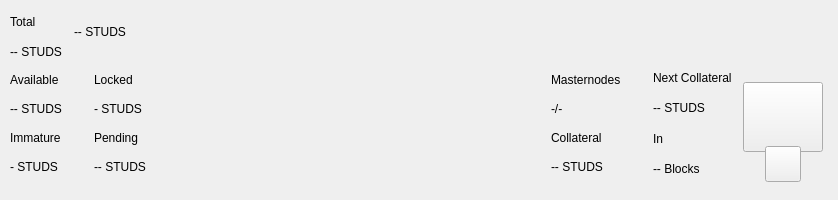
<?xml version="1.0" encoding="UTF-8"?>
<ui version="4.0">
 <class>TopBar</class>
 <widget class="QWidget" name="TopBar">
  <property name="geometry">
   <rect>
    <x>0</x>
    <y>0</y>
    <width>838</width>
    <height>200</height>
   </rect>
  </property>
  <property name="minimumSize">
   <size>
    <width>0</width>
    <height>200</height>
   </size>
  </property>
  <property name="maximumSize">
   <size>
    <width>16777215</width>
    <height>200</height>
   </size>
  </property>
  <property name="windowTitle">
   <string>Form</string>
  </property>
  <layout class="QVBoxLayout" name="verticalLayout_10" stretch="0">
   <property name="spacing">
    <number>0</number>
   </property>
   <property name="leftMargin">
    <number>0</number>
   </property>
   <property name="topMargin">
    <number>0</number>
   </property>
   <property name="rightMargin">
    <number>0</number>
   </property>
   <property name="bottomMargin">
    <number>0</number>
   </property>
   <item>
    <widget class="PFBorderImage" name="containerTop">
     <layout class="QVBoxLayout" name="verticalLayout_11">
      <property name="spacing">
       <number>0</number>
      </property>
      <property name="leftMargin">
       <number>0</number>
      </property>
      <property name="topMargin">
       <number>0</number>
      </property>
      <property name="rightMargin">
       <number>0</number>
      </property>
      <property name="bottomMargin">
       <number>0</number>
      </property>
      <item>
       <widget class="QWidget" name="top_container_2" native="true">
        <property name="minimumSize">
         <size>
          <width>0</width>
          <height>65</height>
         </size>
        </property>
        <layout class="QHBoxLayout" name="top_container">
         <property name="spacing">
          <number>0</number>
         </property>
         <property name="leftMargin">
          <number>10</number>
         </property>
         <property name="topMargin">
          <number>0</number>
         </property>
         <property name="rightMargin">
          <number>10</number>
         </property>
         <property name="bottomMargin">
          <number>0</number>
         </property>
         <item>
          <layout class="QHBoxLayout" name="horizontalLayout_4">
           <property name="spacing">
            <number>12</number>
           </property>
           <property name="rightMargin">
            <number>0</number>
           </property>
           <item>
            <widget class="QWidget" name="widgetAmount" native="true">
             <layout class="QVBoxLayout" name="verticalLayout_2">
              <property name="spacing">
               <number>2</number>
              </property>
              <property name="leftMargin">
               <number>0</number>
              </property>
              <property name="topMargin">
               <number>8</number>
              </property>
              <property name="rightMargin">
               <number>0</number>
              </property>
              <property name="bottomMargin">
               <number>0</number>
              </property>
              <item>
               <widget class="QLabel" name="labelTitle1">
                <property name="text">
                 <string>Total</string>
                </property>
               </widget>
              </item>
              <item>
               <widget class="QLabel" name="labelAmountPiv">
                <property name="text">
                 <string notr="true">-- STUDS</string>
                </property>
               </widget>
              </item>
             </layout>
            </widget>
           </item>
           <item alignment="Qt::AlignVCenter">
            <widget class="QWidget" name="widgetTopAmount" native="true">
             <property name="sizePolicy">
              <sizepolicy hsizetype="Preferred" vsizetype="Maximum">
               <horstretch>0</horstretch>
               <verstretch>0</verstretch>
              </sizepolicy>
             </property>
             <layout class="QHBoxLayout" name="horizontalLayout_5">
              <property name="spacing">
               <number>0</number>
              </property>
              <property name="leftMargin">
               <number>0</number>
              </property>
              <property name="topMargin">
               <number>0</number>
              </property>
              <property name="rightMargin">
               <number>0</number>
              </property>
              <property name="bottomMargin">
               <number>0</number>
              </property>
              <item alignment="Qt::AlignTop">
               <widget class="QLabel" name="labelAmountTopPiv">
                <property name="minimumSize">
                 <size>
                  <width>0</width>
                  <height>36</height>
                 </size>
                </property>
                <property name="styleSheet">
                 <string notr="true">padding:0px;margin:0px;</string>
                </property>
                <property name="text">
                 <string notr="true">-- STUDS</string>
                </property>
               </widget>
              </item>
             </layout>
            </widget>
           </item>
           <item>
            <spacer name="horizontalSpacer">
             <property name="orientation">
              <enum>Qt::Horizontal</enum>
             </property>
             <property name="sizeHint" stdset="0">
              <size>
               <width>40</width>
               <height>20</height>
              </size>
             </property>
            </spacer>
           </item>
           <item alignment="Qt::AlignRight">
            <widget class="QWidget" name="layoutSync" native="true">
             <property name="minimumSize">
              <size>
               <width>0</width>
               <height>36</height>
              </size>
             </property>
             <property name="maximumSize">
              <size>
               <width>16777215</width>
               <height>36</height>
              </size>
             </property>
             <layout class="QVBoxLayout" name="verticalLayout_9">
              <property name="leftMargin">
               <number>0</number>
              </property>
              <property name="topMargin">
               <number>0</number>
              </property>
              <property name="rightMargin">
               <number>0</number>
              </property>
              <property name="bottomMargin">
               <number>0</number>
              </property>
              <item>
               <widget class="ExpandableButton" name="pushButtonSync" native="true">
                <property name="minimumSize">
                 <size>
                  <width>36</width>
                  <height>36</height>
                 </size>
                </property>
                <property name="maximumSize">
                 <size>
                  <width>16777215</width>
                  <height>36</height>
                 </size>
                </property>
               </widget>
              </item>
             </layout>
            </widget>
           </item>
           <item>
            <widget class="ExpandableButton" name="pushButtonHDUpgrade" native="true">
             <property name="minimumSize">
              <size>
               <width>36</width>
               <height>36</height>
              </size>
             </property>
             <property name="maximumSize">
              <size>
               <width>16777215</width>
               <height>36</height>
              </size>
             </property>
            </widget>
           </item>
           <item>
            <widget class="ExpandableButton" name="pushButtonStack" native="true">
             <property name="minimumSize">
              <size>
               <width>36</width>
               <height>36</height>
              </size>
             </property>
             <property name="maximumSize">
              <size>
               <width>16777215</width>
               <height>36</height>
              </size>
             </property>
            </widget>
           </item>
           <item>
            <widget class="ExpandableButton" name="pushButtonConf" native="true">
             <property name="minimumSize">
              <size>
               <width>36</width>
               <height>36</height>
              </size>
             </property>
             <property name="maximumSize">
              <size>
               <width>16777215</width>
               <height>36</height>
              </size>
             </property>
            </widget>
           </item>
           <item>
            <widget class="ExpandableButton" name="pushButtonMasternodes" native="true">
             <property name="minimumSize">
              <size>
               <width>36</width>
               <height>36</height>
              </size>
             </property>
             <property name="maximumSize">
              <size>
               <width>16777215</width>
               <height>36</height>
              </size>
             </property>
            </widget>
           </item>
           <item>
            <widget class="ExpandableButton" name="pushButtonConsole" native="true">
             <property name="minimumSize">
              <size>
               <width>36</width>
               <height>36</height>
              </size>
             </property>
             <property name="maximumSize">
              <size>
               <width>16777215</width>
               <height>36</height>
              </size>
             </property>
            </widget>
           </item>
           <item>
            <widget class="ExpandableButton" name="pushButtonConnection" native="true">
             <property name="minimumSize">
              <size>
               <width>36</width>
               <height>36</height>
              </size>
             </property>
             <property name="maximumSize">
              <size>
               <width>16777215</width>
               <height>36</height>
              </size>
             </property>
            </widget>
           </item>
           <item>
            <widget class="ExpandableButton" name="pushButtonTor" native="true">
             <property name="minimumSize">
              <size>
               <width>36</width>
               <height>36</height>
              </size>
             </property>
             <property name="maximumSize">
              <size>
               <width>16777215</width>
               <height>36</height>
              </size>
             </property>
            </widget>
           </item>
           <item>
            <widget class="ExpandableButton" name="pushButtonLock" native="true">
             <property name="sizePolicy">
              <sizepolicy hsizetype="Expanding" vsizetype="Expanding">
               <horstretch>0</horstretch>
               <verstretch>0</verstretch>
              </sizepolicy>
             </property>
             <property name="minimumSize">
              <size>
               <width>36</width>
               <height>0</height>
              </size>
             </property>
             <property name="maximumSize">
              <size>
               <width>16777215</width>
               <height>36</height>
              </size>
             </property>
            </widget>
           </item>
           <item>
            <widget class="ExpandableButton" name="pushButtonTheme" native="true">
             <property name="minimumSize">
              <size>
               <width>36</width>
               <height>36</height>
              </size>
             </property>
             <property name="maximumSize">
              <size>
               <width>16777215</width>
               <height>36</height>
              </size>
             </property>
            </widget>
           </item>
           <item>
            <widget class="ExpandableButton" name="pushButtonFAQ" native="true">
             <property name="minimumSize">
              <size>
               <width>36</width>
               <height>36</height>
              </size>
             </property>
             <property name="maximumSize">
              <size>
               <width>16777215</width>
               <height>36</height>
              </size>
             </property>
            </widget>
           </item>
          </layout>
         </item>
        </layout>
       </widget>
      </item>
      <item>
       <widget class="QWidget" name="bottom_container" native="true">
        <property name="minimumSize">
         <size>
          <width>0</width>
          <height>135</height>
         </size>
        </property>
        <layout class="QHBoxLayout" name="botton_container">
         <property name="leftMargin">
          <number>10</number>
         </property>
         <property name="topMargin">
          <number>0</number>
         </property>
         <property name="rightMargin">
          <number>10</number>
         </property>
         <property name="bottomMargin">
          <number>10</number>
         </property>
         <item>
          <layout class="QHBoxLayout" name="horizontalLayout_3">
           <property name="spacing">
            <number>0</number>
           </property>
           <property name="bottomMargin">
            <number>9</number>
           </property>
           <item>
            <layout class="QVBoxLayout" name="verticalLayout_7">
             <property name="spacing">
              <number>0</number>
             </property>
             <property name="leftMargin">
              <number>0</number>
             </property>
             <property name="rightMargin">
              <number>0</number>
             </property>
             <item>
              <layout class="QHBoxLayout" name="horizontalLayout_2">
               <property name="spacing">
                <number>0</number>
               </property>
               <item>
                <layout class="QVBoxLayout" name="verticalLayout_6">
                 <item>
                  <widget class="QLabel" name="labelTitle5">
                   <property name="text">
                    <string>Available</string>
                   </property>
                  </widget>
                 </item>
                 <item>
                  <widget class="QLabel" name="labelAvailablePiv">
                   <property name="text">
                    <string>-- STUDS</string>
                   </property>
                  </widget>
                 </item>
                 <item>
                  <widget class="QLabel" name="labelTitle4">
                   <property name="text">
                    <string>Immature</string>
                   </property>
                  </widget>
                 </item>
                 <item>
                  <widget class="QLabel" name="labelImmaturePiv">
                   <property name="text">
                    <string notr="true">- STUDS</string>
                   </property>
                  </widget>
                 </item>
                </layout>
               </item>
               <item>
                <layout class="QVBoxLayout" name="verticalLayout_8">
                 <property name="leftMargin">
                  <number>32</number>
                 </property>
                 <item>
                  <widget class="QLabel" name="labelTitle6">
                   <property name="text">
                    <string>Locked</string>
                   </property>
                  </widget>
                 </item>
                 <item>
                  <widget class="QLabel" name="labelLockedPiv">
                   <property name="text">
                    <string>- STUDS</string>
                   </property>
                  </widget>
                 </item>
                 <item>
                  <widget class="QLabel" name="labelTitle3">
                   <property name="text">
                    <string>Pending</string>
                   </property>
                  </widget>
                 </item>
                 <item>
                  <widget class="QLabel" name="labelPendingPiv">
                   <property name="text">
                    <string notr="true">-- STUDS</string>
                   </property>
                  </widget>
                 </item>
                </layout>
               </item>
              </layout>
             </item>
            </layout>
           </item>
          </layout>
         </item>
         <item>
          <spacer name="horizontalSpacer_2">
           <property name="orientation">
            <enum>Qt::Horizontal</enum>
           </property>
           <property name="sizeHint" stdset="0">
            <size>
             <width>40</width>
             <height>20</height>
            </size>
           </property>
          </spacer>
         </item>
         <item>
          <layout class="QHBoxLayout" name="horizontalLayout_6">
           <property name="spacing">
            <number>0</number>
           </property>
           <property name="rightMargin">
            <number>0</number>
           </property>
           <property name="bottomMargin">
            <number>9</number>
           </property>
           <item>
            <layout class="QVBoxLayout" name="verticalLayout_5">
             <item>
              <widget class="QLabel" name="labelMasternodesTitle">
               <property name="text">
                <string>Masternodes</string>
               </property>
              </widget>
             </item>
             <item>
              <widget class="QLabel" name="labelMasternodeCount">
               <property name="text">
                <string>-/-</string>
               </property>
              </widget>
             </item>
             <item>
              <widget class="QLabel" name="labelTitle8">
               <property name="text">
                <string>Collateral</string>
               </property>
              </widget>
             </item>
             <item>
              <widget class="QLabel" name="labelCollateralPiv">
               <property name="text">
                <string notr="true">-- STUDS</string>
               </property>
              </widget>
             </item>
            </layout>
           </item>
           <item>
            <widget class="QWidget" name="widgetNextCollateral" native="true">
             <layout class="QVBoxLayout" name="verticalLayout_12">
              <property name="leftMargin">
               <number>32</number>
              </property>
              <property name="topMargin">
               <number>0</number>
              </property>
              <property name="rightMargin">
               <number>0</number>
              </property>
              <property name="bottomMargin">
               <number>0</number>
              </property>
              <item>
               <widget class="QLabel" name="labelNextMasternodesTitle">
                <property name="text">
                 <string>Next Collateral</string>
                </property>
               </widget>
              </item>
              <item>
               <widget class="QLabel" name="labelNextCollateralValue">
                <property name="text">
                 <string>-- STUDS</string>
                </property>
               </widget>
              </item>
              <item>
               <widget class="QLabel" name="labelTitle9">
                <property name="text">
                 <string>In</string>
                </property>
               </widget>
              </item>
              <item>
               <widget class="QLabel" name="labelNextCollateralBlocks">
                <property name="text">
                 <string notr="true">-- Blocks</string>
                </property>
               </widget>
              </item>
             </layout>
            </widget>
           </item>
          </layout>
         </item>
         <item>
          <widget class="QWidget" name="qrContainer" native="true">
           <property name="sizePolicy">
            <sizepolicy hsizetype="Preferred" vsizetype="Minimum">
             <horstretch>0</horstretch>
             <verstretch>0</verstretch>
            </sizepolicy>
           </property>
           <property name="minimumSize">
            <size>
             <width>90</width>
             <height>110</height>
            </size>
           </property>
           <property name="maximumSize">
            <size>
             <width>90</width>
             <height>110</height>
            </size>
           </property>
           <layout class="QVBoxLayout" name="containerQR">
            <property name="spacing">
             <number>0</number>
            </property>
            <property name="leftMargin">
             <number>5</number>
            </property>
            <property name="topMargin">
             <number>10</number>
            </property>
            <property name="rightMargin">
             <number>5</number>
            </property>
            <property name="bottomMargin">
             <number>0</number>
            </property>
            <item>
             <widget class="QPushButton" name="btnQr">
              <property name="minimumSize">
               <size>
                <width>70</width>
                <height>70</height>
               </size>
              </property>
              <property name="maximumSize">
               <size>
                <width>16777215</width>
                <height>70</height>
               </size>
              </property>
              <property name="focusPolicy">
               <enum>Qt::NoFocus</enum>
              </property>
              <property name="text">
               <string/>
              </property>
              <property name="iconSize">
               <size>
                <width>70</width>
                <height>70</height>
               </size>
              </property>
             </widget>
            </item>
            <item>
             <spacer name="verticalSpacer">
              <property name="orientation">
               <enum>Qt::Vertical</enum>
              </property>
              <property name="sizeType">
               <enum>QSizePolicy::Fixed</enum>
              </property>
              <property name="sizeHint" stdset="0">
               <size>
                <width>20</width>
                <height>20</height>
               </size>
              </property>
             </spacer>
            </item>
            <item alignment="Qt::AlignHCenter|Qt::AlignBottom">
             <widget class="QPushButton" name="pushButtonQR">
              <property name="minimumSize">
               <size>
                <width>36</width>
                <height>36</height>
               </size>
              </property>
              <property name="maximumSize">
               <size>
                <width>36</width>
                <height>36</height>
               </size>
              </property>
              <property name="focusPolicy">
               <enum>Qt::NoFocus</enum>
              </property>
              <property name="text">
               <string/>
              </property>
             </widget>
            </item>
           </layout>
          </widget>
         </item>
        </layout>
       </widget>
      </item>
     </layout>
    </widget>
   </item>
  </layout>
 </widget>
 <customwidgets>
  <customwidget>
   <class>ExpandableButton</class>
   <extends>QWidget</extends>
   <header>qt/pivx/expandablebutton.h</header>
   <container>1</container>
  </customwidget>
  <customwidget>
   <class>PFBorderImage</class>
   <extends>QFrame</extends>
   <header>qt/pivx/pfborderimage.h</header>
   <container>1</container>
  </customwidget>
 </customwidgets>
 <resources/>
 <connections/>
</ui>
